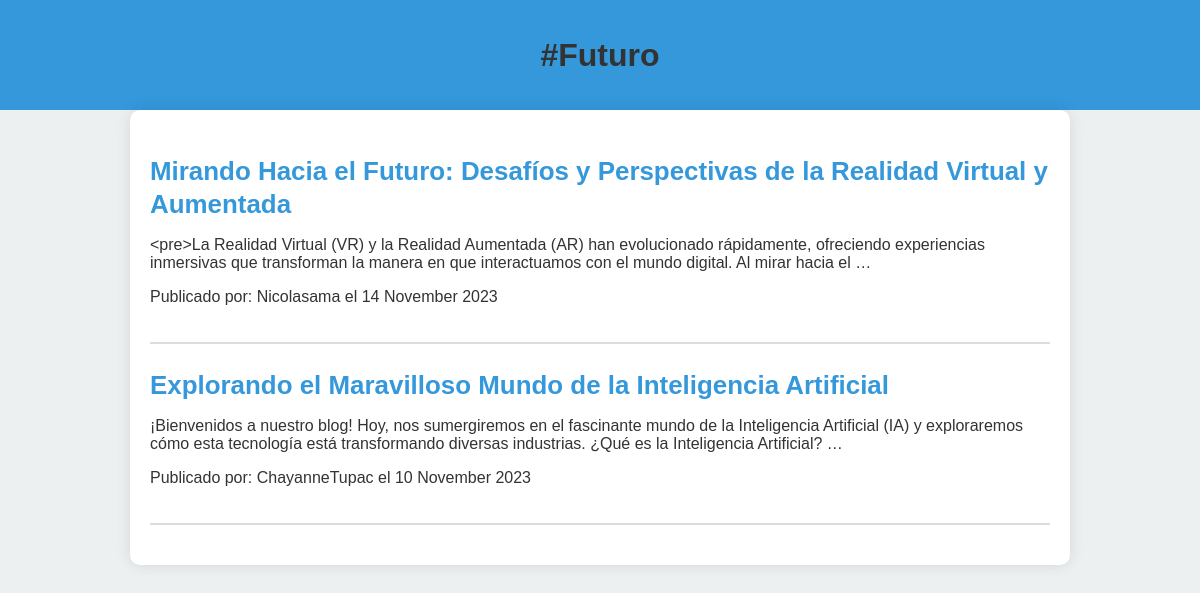
Page /tag/1/ on the committed database.
### blog/models.py (models this page shows, shortened)
class Tag(models.Model):
    name = models.CharField(max_length=50)

class Post(models.Model):
    title = models.CharField(max_length=200)
    content = models.TextField()
    category = models.ForeignKey(Category, on_delete=models.CASCADE, null=True, blank=True)
    tags = models.ManyToManyField(Tag, blank=True)
    author = models.ForeignKey(User, on_delete=models.CASCADE)
    created_date = models.DateTimeField(auto_now_add=True)

### blog/views.py (the view)
# urls.py: path('tag/<int:tag_id>/', tag_posts, name='tag_posts'),
def tag_posts(request, tag_id):
    tag = get_object_or_404(Tag, pk=tag_id)
    posts = Post.objects.filter(tags=tag).select_related('author', 'category')
    return render(request, 'blog/tag_posts.html', {'tag': tag, 'posts': posts})

### blog/templates/blog/tag_posts.html (shortened to what this page needs)
<!DOCTYPE html>
<html lang="en">
<head>
    {% load static %}
    <link rel="stylesheet" type="text/css" href="{% static 'blog/css/styles.css' %}">
</head>
<body>
    <header>
        <h1>{{ tag.name }}</h1>
    </header>
    <div class="container">
        <ul>
            {% for post in posts %}
                <li class="post-preview">
                    <h2 class="post-title">
                        <a href="{% url 'blog:post_detail' post.id %}">{{ post.title }}</a>
                    </h2>
                    <p>{{ post.content|truncatewords:30 }}</p>
                    <p class="post-meta">Publicado por: {{ post.author.username }} el {{ post.created_date|date:"d F Y" }}</p>
                </li>
            {% endfor %}
        </ul>
    </div>
</body>
</html>

### blog/static/blog/css/styles.css (style rules this page uses)
body { font-family: 'Arial', sans-serif; margin: 0; padding: 0; background-color: #ecf0f1; color: #333; }
header { background-color: #3498db; color: #fff; text-align: center; padding: 1em 0; }
h1 { margin-bottom: 20px; font-size: 2em; color: #333; }
ul { list-style: none; padding: 0; margin: 0; }
li { margin-bottom: 15px; }
a { color: #3498db; text-decoration: none; font-weight: bold; font-size: 0.9em; }
.container { max-width: 900px; margin: 0 auto; padding: 20px; background-color: #fff; box-shadow: 0 0 15px rgba(0, 0, 0, 0.1); border-radius: 10px; }
.post-preview { border-bottom: 2px solid #ddd; padding-bottom: 20px; margin-bottom: 20px; }
.post-title { font-size: 1.8em; margin-bottom: 15px; color: #2980b9; }

### rows in the picture
Tag: name "#Futuro"
Post: title "Mirando Hacia el Futuro: Desafíos y Perspectivas de la Realidad Virtual y Aumentada", content "<pre>La Realidad Virtual (VR) y la Realidad Aumentada (AR) han evolucionado rápidamente, ofreciendo experiencias inmersivas que transforman la manera en que interactuamos con el mundo digital. Al mirar hacia el …", author.username "Nicolasama", created_date "14 November 2023"
Post: title "Explorando el Maravilloso Mundo de la Inteligencia Artificial", content "¡Bienvenidos a nuestro blog! Hoy, nos sumergiremos en el fascinante mundo de la Inteligencia Artificial (IA) y exploraremos cómo esta tecnología está transformando diversas industrias. ¿Qué es la Inteligencia Artificial? …", author.username "ChayanneTupac", created_date "10 November 2023"
